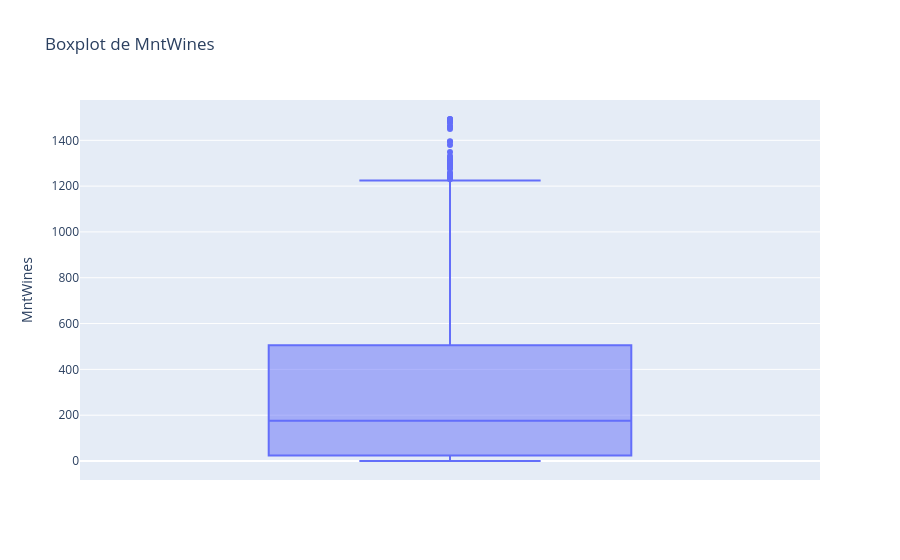

Notebook code cell kept with this figure:
### Code cell
#Verificação da coluna MntWines
fig = px.box(df, y='MntWines', title='Boxplot de MntWines')
fig.show()

### Figure 1 — Plotly figure (JSON) as saved in the notebook; plotly's stock layout.template omitted (floating-point values rounded to 4 significant figures; data arrays with more than 128 entries replaced by an {"elided": "..."} marker saying what was removed)
{"data": [{"alignmentgroup": "True", "hovertemplate": "MntWines=%{y}<extra></extra>", "legendgroup": "", "marker": {"color": "#636efa"}, "name": "", "notched": false, "offsetgroup": "", "orientation": "v", "showlegend": false, "type": "box", "x0": " ", "xaxis": "x", "y": {"elided": "2212 int values"}, "y0": " ", "yaxis": "y"}], "layout": {"boxmode": "group", "legend": {"tracegroupgap": 0}, "title": {"text": "Boxplot de MntWines"}, "xaxis": {"anchor": "y", "domain": [0, 1]}, "yaxis": {"anchor": "x", "domain": [0, 1], "title": {"text": "MntWines"}}}}
